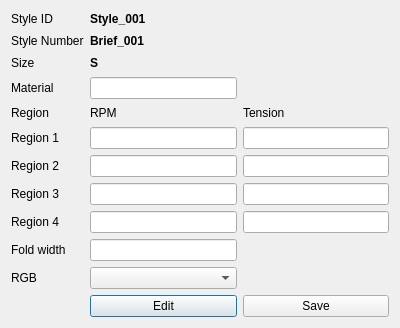
<?xml version="1.0" encoding="UTF-8"?>
<ui version="4.0">
 <class>SlaveRunForm</class>
 <widget class="QDialog" name="SlaveRunForm">
  <property name="geometry">
   <rect>
    <x>0</x>
    <y>0</y>
    <width>400</width>
    <height>328</height>
   </rect>
  </property>
  <property name="windowTitle">
   <string>Dialog</string>
  </property>
  <layout class="QGridLayout" name="gridLayout">
   <item row="1" column="0">
    <widget class="QLabel" name="label_2">
     <property name="text">
      <string>Style Number</string>
     </property>
    </widget>
   </item>
   <item row="0" column="0">
    <widget class="QLabel" name="label">
     <property name="text">
      <string>Style ID</string>
     </property>
    </widget>
   </item>
   <item row="5" column="0">
    <widget class="QLabel" name="label_7">
     <property name="text">
      <string>Region 1</string>
     </property>
    </widget>
   </item>
   <item row="4" column="1">
    <widget class="QLabel" name="label_5">
     <property name="text">
      <string>RPM</string>
     </property>
    </widget>
   </item>
   <item row="4" column="0">
    <widget class="QLabel" name="label_4">
     <property name="text">
      <string>Region</string>
     </property>
    </widget>
   </item>
   <item row="6" column="0">
    <widget class="QLabel" name="label_8">
     <property name="text">
      <string>Region 2</string>
     </property>
    </widget>
   </item>
   <item row="2" column="0">
    <widget class="QLabel" name="label_3">
     <property name="text">
      <string>Size</string>
     </property>
    </widget>
   </item>
   <item row="4" column="2">
    <widget class="QLabel" name="label_6">
     <property name="text">
      <string>Tension</string>
     </property>
    </widget>
   </item>
   <item row="1" column="1">
    <widget class="QLabel" name="label_14">
     <property name="font">
      <font>
       <weight>75</weight>
       <bold>true</bold>
      </font>
     </property>
     <property name="text">
      <string>Brief_001</string>
     </property>
    </widget>
   </item>
   <item row="7" column="0">
    <widget class="QLabel" name="label_9">
     <property name="text">
      <string>Region 3</string>
     </property>
    </widget>
   </item>
   <item row="10" column="1">
    <widget class="QComboBox" name="comboBox"/>
   </item>
   <item row="8" column="0">
    <widget class="QLabel" name="label_10">
     <property name="text">
      <string>Region 4</string>
     </property>
    </widget>
   </item>
   <item row="5" column="1">
    <widget class="QLineEdit" name="lineEdit"/>
   </item>
   <item row="6" column="1">
    <widget class="QLineEdit" name="lineEdit_3"/>
   </item>
   <item row="5" column="2">
    <widget class="QLineEdit" name="lineEdit_2"/>
   </item>
   <item row="6" column="2">
    <widget class="QLineEdit" name="lineEdit_4"/>
   </item>
   <item row="7" column="1">
    <widget class="QLineEdit" name="lineEdit_5"/>
   </item>
   <item row="7" column="2">
    <widget class="QLineEdit" name="lineEdit_6"/>
   </item>
   <item row="8" column="1">
    <widget class="QLineEdit" name="lineEdit_7"/>
   </item>
   <item row="9" column="0">
    <widget class="QLabel" name="label_11">
     <property name="text">
      <string>Fold width</string>
     </property>
    </widget>
   </item>
   <item row="8" column="2">
    <widget class="QLineEdit" name="lineEdit_8"/>
   </item>
   <item row="10" column="0">
    <widget class="QLabel" name="label_12">
     <property name="text">
      <string>RGB</string>
     </property>
    </widget>
   </item>
   <item row="9" column="1">
    <widget class="QLineEdit" name="lineEdit_9"/>
   </item>
   <item row="2" column="1">
    <widget class="QLabel" name="label_15">
     <property name="font">
      <font>
       <weight>75</weight>
       <bold>true</bold>
      </font>
     </property>
     <property name="text">
      <string>S</string>
     </property>
    </widget>
   </item>
   <item row="11" column="1">
    <widget class="QPushButton" name="pushButton">
     <property name="text">
      <string>Edit</string>
     </property>
    </widget>
   </item>
   <item row="11" column="2">
    <widget class="QPushButton" name="pushButton_2">
     <property name="text">
      <string>Save</string>
     </property>
    </widget>
   </item>
   <item row="0" column="1">
    <widget class="QLabel" name="label_13">
     <property name="font">
      <font>
       <weight>75</weight>
       <bold>true</bold>
      </font>
     </property>
     <property name="text">
      <string>Style_001</string>
     </property>
    </widget>
   </item>
   <item row="3" column="0">
    <widget class="QLabel" name="label_16">
     <property name="text">
      <string>Material</string>
     </property>
    </widget>
   </item>
   <item row="3" column="1">
    <widget class="QLineEdit" name="lineEdit_10"/>
   </item>
  </layout>
 </widget>
 <resources/>
 <connections/>
</ui>
